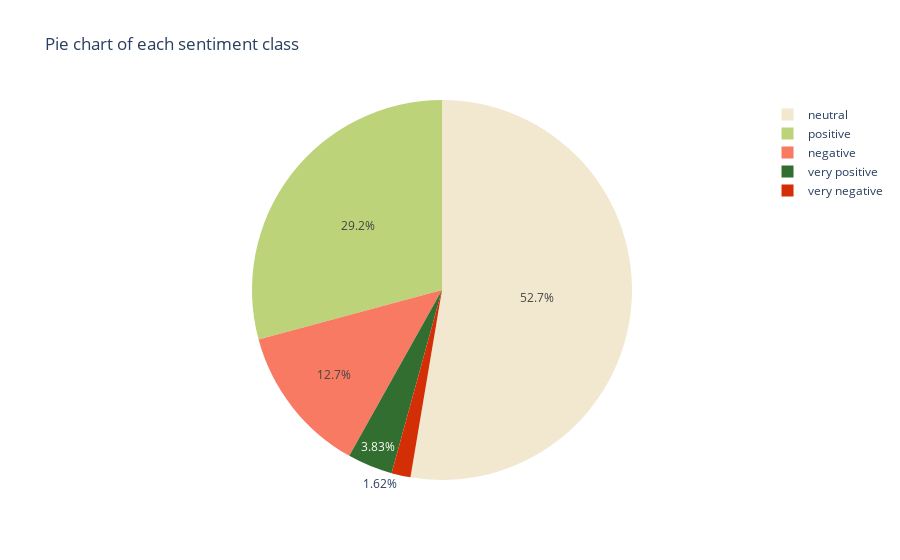

The notebook cell this image was saved under:
### Markdown cell above
### Plotting the Pie chart of the percentage of each sentiment class

### Code cell
fig = px.pie(gpt_sentiment, names='post_sentiment_class', title='Pie chart of each sentiment class',
             color='post_sentiment_class', color_discrete_map=color_palette)

fig.show()

### Figure 1 — Plotly figure (JSON) as saved in the notebook; plotly's stock layout.template omitted (floating-point values rounded to 4 significant figures; data arrays with more than 128 entries replaced by an {"elided": "..."} marker saying what was removed)
{"data": [{"customdata": {"elided": "678x1 str values"}, "domain": {"x": [0, 1], "y": [0, 1]}, "hovertemplate": "post_sentiment_class=%{customdata[0]}<extra></extra>", "labels": {"elided": "678 str values"}, "legendgroup": "", "marker": {"colors": {"elided": "678 str values"}}, "name": "", "showlegend": true, "type": "pie"}], "layout": {"legend": {"tracegroupgap": 0}, "title": {"text": "Pie chart of each sentiment class"}}}
